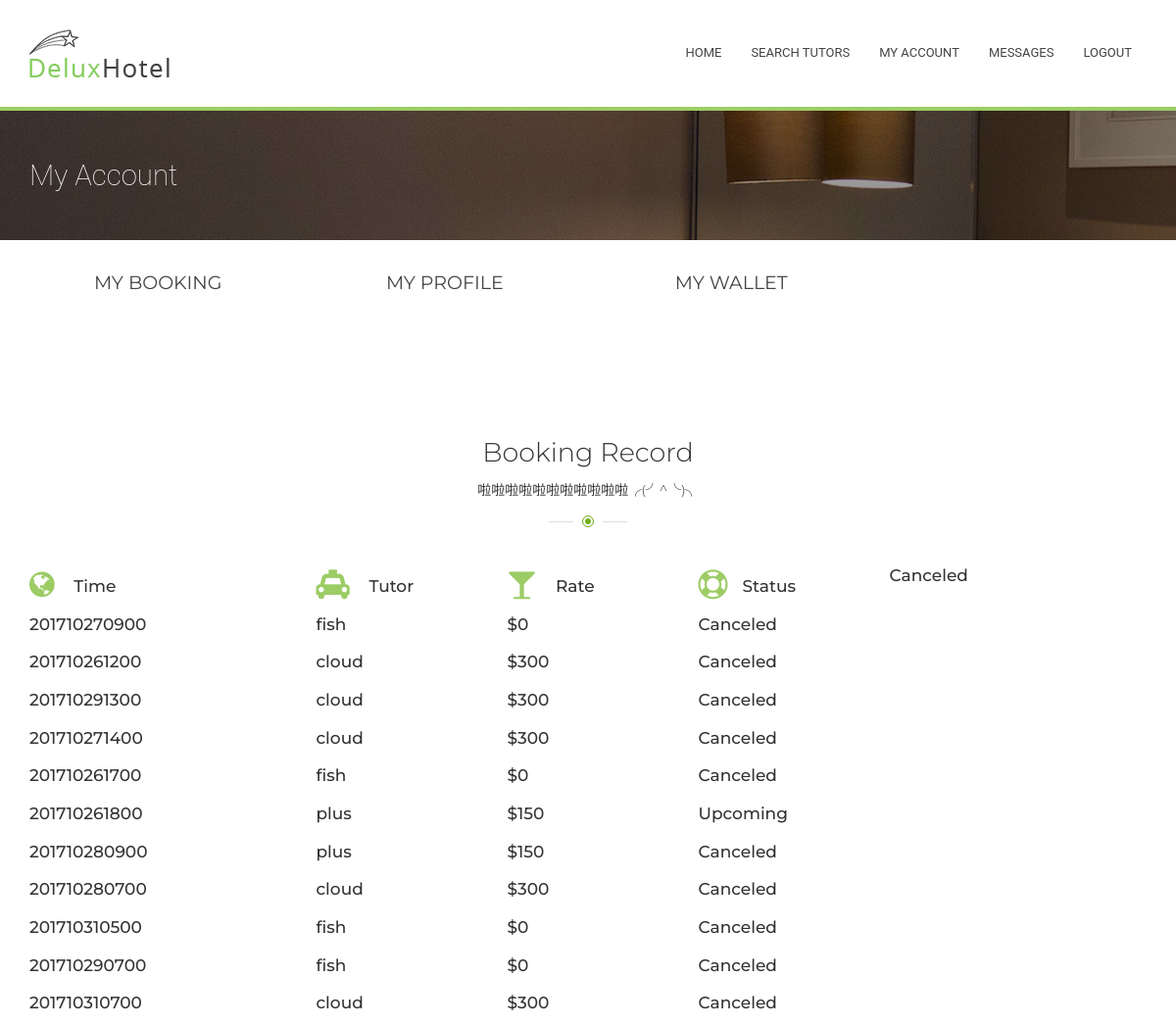
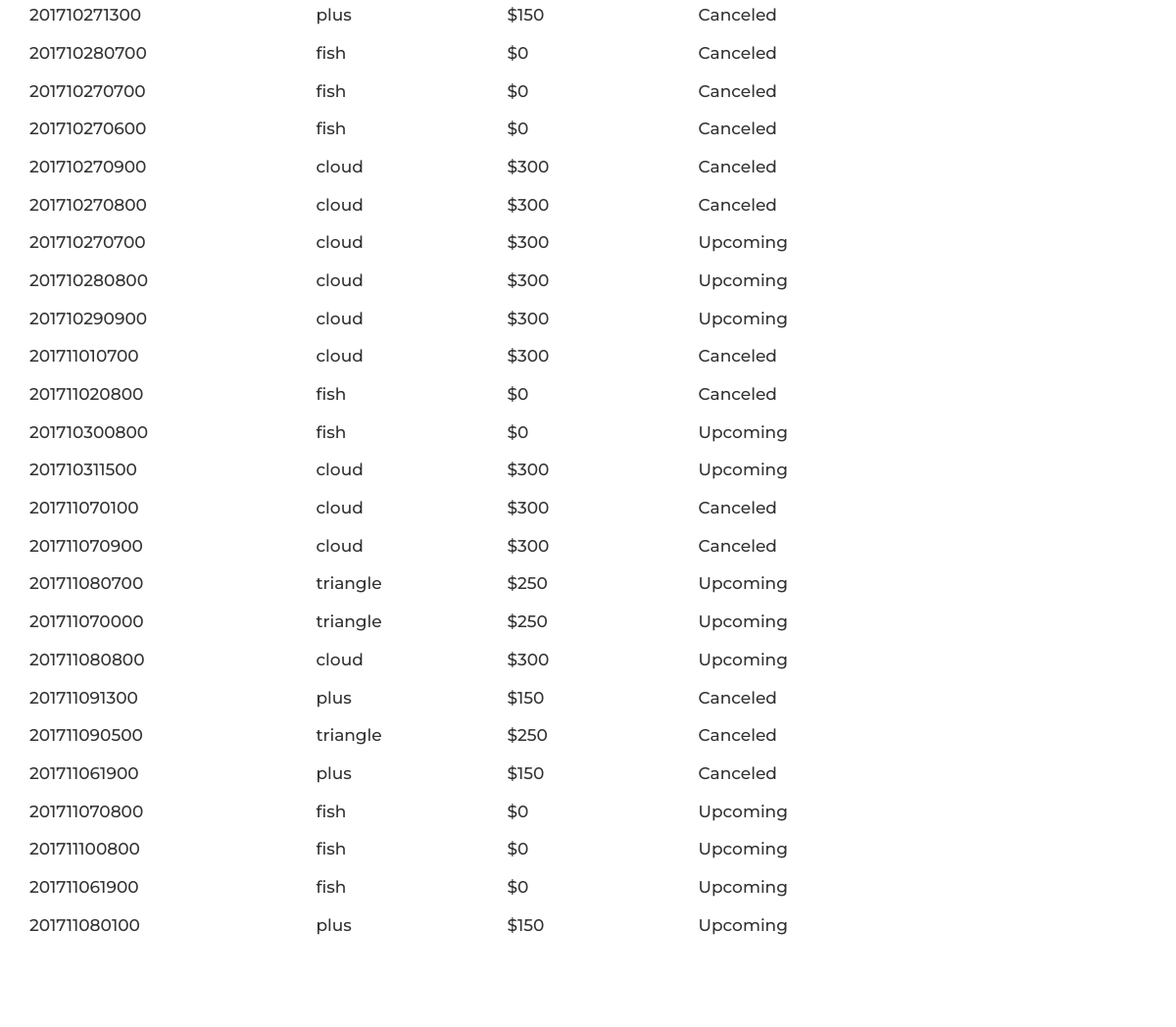
The app's page /Tutorial/2/myAccount/mybooking/ (signed in) with its own data (2 pictures, top to bottom).
### Tutorial/models.py (models this page shows, shortened)
class TutorialSession(models.Model):
    starttime = models.CharField(max_length=12)  # yyyymmddhhmm
    status = models.IntegerField()
    tutor = models.ForeignKey(Tutor, on_delete=models.CASCADE)
    student =  models.ForeignKey(Student, on_delete=models.CASCADE)

class Tutor(models.Model):
    myuser = models.ForeignKey(MyUser, on_delete=models.CASCADE,null=True)
    timeslot = models.CharField(max_length=672, default="111111111111111111111111111111111111111111111111111111111111111111111111111111111111111111111111111111111111111111111111111111111111111111111111111111111111111111111111111111111111111111111111111111111111111111111111111111111111111111111111111111111111111111111111111111111111111111111111111111111111111111111111111111111111111111111111") #for private tutor todo: should update every half an hour
    hourly_rate = models.IntegerField(default=0) #todo: eight digit for student so can tell if he have
    def __str__(self):
        if self.myuser is None:
            return "null"
        else:
            return self.myuser.user.username

class MyUser(models.Model):
    user = models.ForeignKey(User, on_delete = models.CASCADE )
    wallet = models.ForeignKey(Wallet, on_delete = models.CASCADE)

### Tutorial/views.py (the view)
# urls.py: url(r'^(?P<myuser_id>[0-9]+)/myAccount/mybooking/$', views.mybooking, name='mybooking'),
def mybooking(request, myuser_id):
    if not request.user.is_authenticated(): #visitor or client
        return render(request, 'home.html')
    myuser = MyUser.objects.get(user=request.user) #myuser = get_object_or_404(MyUser, pk=myuser_id)
    mystudent = Student.objects.filter(myuser=myuser)
    mytutor = Tutor.objects.filter(myuser=myuser)
    if mystudent:
        mystudent = Student.objects.get(myuser = myuser)
        booking = TutorialSession.objects.filter(student=mystudent)
    else:
        booking=""
    if mytutor:
        mytutor = Tutor.objects.get(myuser=myuser)
        booked = TutorialSession.objects.filter(tutor=mytutor)
    else:
        booked=""
    return render(request, 'myaccount/mybooking.html', {'user': myuser , 'session_list': booking, "booked_list": booked })

### Tutorial/templates/myaccount/mybooking.html (shortened to what this page needs)
{% extends "myaccount/myaccount.html" %}
{% block right %}
<div id="content">
    {% if session_list != "" %}
    <section class="section">
      <div class="container">
        <div class="title-main"><h2 class="h2">Booking Record<span class="title-secondary">啦啦啦啦啦啦啦啦啦啦啦╭(╯^╰)╮</span></h2></div>
        <div class="row">
          <div class="col-lg-3 col-md-4 col-sm-6">
            <h3 class="service_title"><i class="fa fa-globe"></i> Time</h3>
          </div>
          <div class="col-lg-2 col-md-4 col-sm-6">
            <h3 class="service_title"><i class="fa fa-taxi"></i> Tutor</h3>
          </div>
          <div class="col-lg-2 col-md-4 col-sm-6">
            <h3 class="service_title"><i class="fa fa-glass"></i> Rate</h3>
          </div>
          <div class="col-lg-2 col-md-4 col-sm-6">
            <h3 class="service_title"><i class="fa fa-life-ring"></i>Status </h3>
          </div>
          <div class="col-lg-2 col-md-4 col-sm-6">
            <h3 class="service_title"></i> Canceled</h3>
          </div>
        </div>
          {% for session in  session_list %}
               <div class="row">
          <div class="col-lg-3 col-md-4 col-sm-6">
            <h3 class="service_title">{{ session.starttime }}</h3>
          </div>
          <div class="col-lg-2 col-md-4 col-sm-6">
            <h3 class="service_title"> {{ session.tutor }}</h3>
          </div>
          <div class="col-lg-2 col-md-4 col-sm-6">
            <h3 class="service_title"> ${{ session.tutor.hourly_rate }}</h3>
          </div>
        </div>
          {% endfor %}
      </div>
    </section>
    {% else %}
    <p>hhh I'm a tutor:)</p>
    {% endif %}
{% endblock %}

### records on screen
TutorialSession: starttime "201710270900", tutor "fish", tutor.hourly_rate "0"
TutorialSession: starttime "201710261200", tutor "cloud", tutor.hourly_rate "300"
TutorialSession: starttime "201710291300", tutor "cloud", tutor.hourly_rate "300"
TutorialSession: starttime "201710271400", tutor "cloud", tutor.hourly_rate "300"
TutorialSession: starttime "201710261700", tutor "fish", tutor.hourly_rate "0"
TutorialSession: starttime "201710261800", tutor "plus", tutor.hourly_rate "150"
TutorialSession: starttime "201710280900", tutor "plus", tutor.hourly_rate "150"
TutorialSession: starttime "201710280700", tutor "cloud", tutor.hourly_rate "300"
TutorialSession: starttime "201710310500", tutor "fish", tutor.hourly_rate "0"
TutorialSession: starttime "201710290700", tutor "fish", tutor.hourly_rate "0"
TutorialSession: starttime "201710310700", tutor "cloud", tutor.hourly_rate "300"
TutorialSession: starttime "201710271300", tutor "plus", tutor.hourly_rate "150"
TutorialSession: starttime "201710280700", tutor "fish", tutor.hourly_rate "0"
TutorialSession: starttime "201710270700", tutor "fish", tutor.hourly_rate "0"
TutorialSession: starttime "201710270600", tutor "fish", tutor.hourly_rate "0"
TutorialSession: starttime "201710270900", tutor "cloud", tutor.hourly_rate "300"
TutorialSession: starttime "201710270800", tutor "cloud", tutor.hourly_rate "300"
TutorialSession: starttime "201710270700", tutor "cloud", tutor.hourly_rate "300"
TutorialSession: starttime "201710280800", tutor "cloud", tutor.hourly_rate "300"
TutorialSession: starttime "201710290900", tutor "cloud", tutor.hourly_rate "300"
TutorialSession: starttime "201711010700", tutor "cloud", tutor.hourly_rate "300"
TutorialSession: starttime "201711020800", tutor "fish", tutor.hourly_rate "0"
TutorialSession: starttime "201710300800", tutor "fish", tutor.hourly_rate "0"
TutorialSession: starttime "201710311500", tutor "cloud", tutor.hourly_rate "300"
TutorialSession: starttime "201711070100", tutor "cloud", tutor.hourly_rate "300"
TutorialSession: starttime "201711070900", tutor "cloud", tutor.hourly_rate "300"
TutorialSession: starttime "201711080700", tutor "triangle", tutor.hourly_rate "250"
TutorialSession: starttime "201711070000", tutor "triangle", tutor.hourly_rate "250"
TutorialSession: starttime "201711080800", tutor "cloud", tutor.hourly_rate "300"
TutorialSession: starttime "201711091300", tutor "plus", tutor.hourly_rate "150"
TutorialSession: starttime "201711090500", tutor "triangle", tutor.hourly_rate "250"
TutorialSession: starttime "201711061900", tutor "plus", tutor.hourly_rate "150"
TutorialSession: starttime "201711070800", tutor "fish", tutor.hourly_rate "0"
TutorialSession: starttime "201711100800", tutor "fish", tutor.hourly_rate "0"
TutorialSession: starttime "201711061900", tutor "fish", tutor.hourly_rate "0"
TutorialSession: starttime "201711080100", tutor "plus", tutor.hourly_rate "150"
